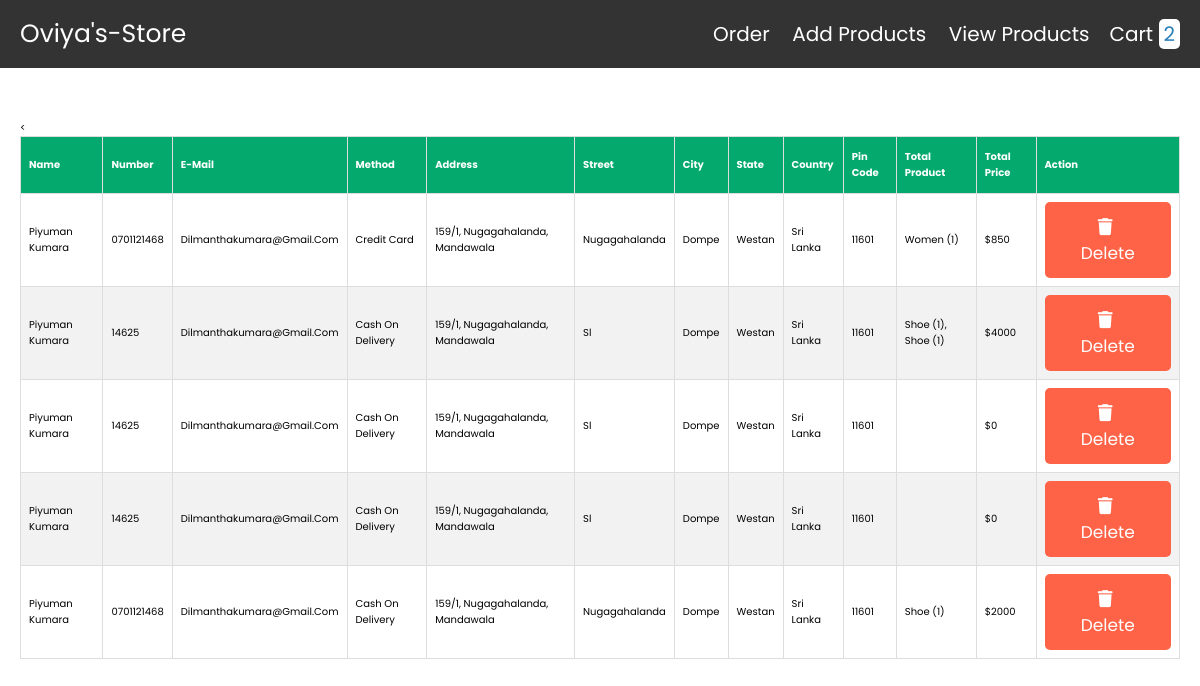
The app's page /order.php with its own data.
### tables this page shows
CREATE TABLE `order` (
  `id` int(255) NOT NULL,
  `name` varchar(255) NOT NULL,
  `number` varchar(255) NOT NULL,
  `email` varchar(255) NOT NULL,
  `method` varchar(255) NOT NULL,
  `flat` varchar(255) NOT NULL,
  `street` varchar(255) NOT NULL,
  `city` varchar(255) NOT NULL,
  `state` varchar(255) NOT NULL,
  `country` varchar(255) NOT NULL,
  `pin_code` varchar(255) NOT NULL,
  `total_products` varchar(255) NOT NULL,
  `total_price` varchar(255) NOT NULL,
  `user_id` int(255) NOT NULL
);

### order.php (the view, shortened to what this page needs)
<?php
@include 'config.php';
?>
<!DOCTYPE html>
<html lang="en">
<head>
   <link rel="stylesheet" href="https://cdnjs.cloudflare.com/ajax/libs/font-awesome/6.0.0/css/all.min.css">
   <link rel="stylesheet" href="css/style.css">
</head>
<body>
<?php include 'header.php'; ?>
<br>
<br>
<section  >
<
<table id="customers">
      <thead>
      <th>Name</th>
         <th>Number</th>
         <th>E-mail</th>
         <th>Method</th>
         <th>Address</th>
         <th>Street</th>
         <th>City</th>
         <th>State</th>
         <th>Country</th>
         <th>pin code</th>
         <th>total product</th>
         <th>total price</th>
         <th>action</th>
      </thead>
      <tbody>
         <?php
            $select_products = mysqli_query($conn, "SELECT * FROM `order`");
            if(mysqli_num_rows($select_products) > 0){
               while($row = mysqli_fetch_assoc($select_products)){
         ?>
         <tr>
            <td><?php echo $row['name']; ?></td>
            <td><?php echo $row['number']; ?></td>
            <td><?php echo $row['email']; ?></td>
            <td><?php echo $row['method']; ?></td>
            <td><?php echo $row['flat']; ?></td>
            <td><?php echo $row['street']; ?></td>
            <td><?php echo $row['city']; ?></td>
            <td><?php echo $row['state']; ?></td>
            <td><?php echo $row['country']; ?></td>
            <td><?php echo $row['pin_code']; ?></td>
            <td><?php echo $row['total_products']; ?></td>
            <td>$<?php echo $row['total_price']; ?></td>
            <td>
               <a href="order.php?delete=<?php echo $row['id']; ?>" class="delete-btn" onclick="return confirm('are your sure you want to delete this?');"> <i class="fas fa-trash"></i> delete </a>
            </td>
         </tr>
         <?php
            };
            }else{
               echo "<div class='empty'>no product added</div>";
            };
         ?>
      </tbody>
   </table>
</section>
</body>
</html>

### css/style.css (style rules this page uses)
:root { --blue:#2980b9; --red:tomato; --orange:orange; --black:#333; --white:#fff; --bg-color:#eee; --dark-bg:rgba(0,0,0,.7); --box-shadow:0 .5rem 1rem rgba(0,0,0,.1); --border:.1rem solid #999; }
* { font-family: 'Poppins', sans-serif; margin:0; padding:0; box-sizing: border-box; outline: none; border:none; text-decoration: none; text-transform: capitalize; }
html { font-size: 62.5%; overflow-x: hidden; }
section { padding:2rem; }
.btn, .option-btn, .delete-btn { display: block; width: 100%; text-align: center; background-color: var(--blue); color:var(--white); font-size: 1.7rem; padding:1.2rem 3rem; border-radius: .5rem; cursor: pointer; margin-top: 1rem; }
.option-btn i, .delete-btn i { padding-right: .5rem; }
.delete-btn { margin-top: 0; background-color: var(--red); }

### order.php (style rules this page uses)
#customers { font-family: Arial, Helvetica, sans-serif; border-collapse: collapse; width: 100%; }
#customers td, #customers th { border: 1px solid #ddd; padding: 8px; }
#customers tr:nth-child(even) { background-color: #f2f2f2; }
#customers th { padding-top: 12px; padding-bottom: 12px; text-align: left; background-color: #04AA6D; color: white; }

### records on screen
order: name "Piyuman Kumara", number "0701121468", email "Dilmanthakumara@gmail.com", method "Credit Card", flat "159/1, Nugagahalanda, Mandawala", street "Nugagahalanda", city "Dompe", state "Westan", country "Sri Lanka", pin_code "11601", total_products "Women (1)", total_price "850"
order: name "Piyuman Kumara", number "14625", email "Dilmanthakumara@gmail.com", method "Cash On Delivery", flat "159/1, Nugagahalanda, Mandawala", street "Sl", city "Dompe", state "Westan", country "Sri Lanka", pin_code "11601", total_products "Shoe (1), Shoe (1)", total_price "4000"
order: name "Piyuman Kumara", number "14625", email "Dilmanthakumara@gmail.com", method "Cash On Delivery", flat "159/1, Nugagahalanda, Mandawala", street "Sl", city "Dompe", state "Westan", country "Sri Lanka", pin_code "11601", total_price "0"
order: name "Piyuman Kumara", number "14625", email "Dilmanthakumara@gmail.com", method "Cash On Delivery", flat "159/1, Nugagahalanda, Mandawala", street "Sl", city "Dompe", state "Westan", country "Sri Lanka", pin_code "11601", total_price "0"
order: name "Piyuman Kumara", number "0701121468", email "Dilmanthakumara@gmail.com", method "Cash On Delivery", flat "159/1, Nugagahalanda, Mandawala", street "Nugagahalanda", city "Dompe", state "Westan", country "Sri Lanka", pin_code "11601", total_products "Shoe (1)", total_price "2000"

### other values on screen
$row_count "2"
